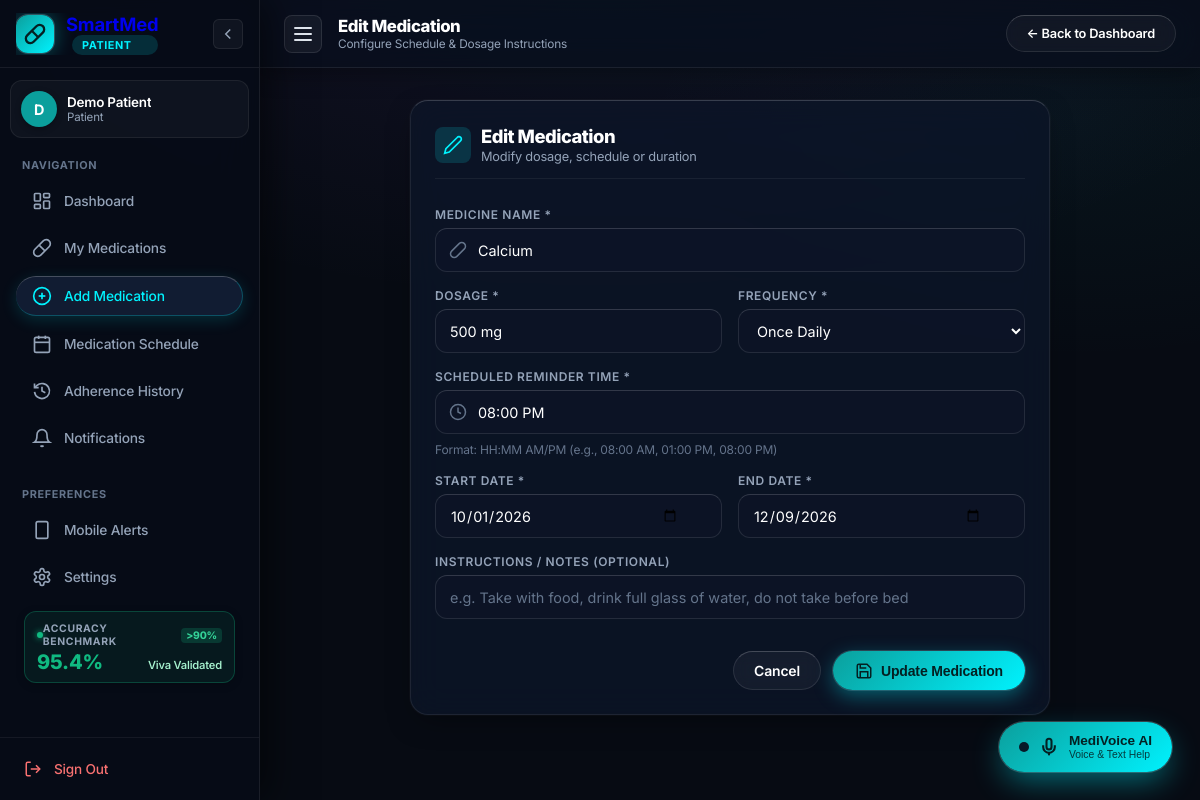
/medications/edit/3 (signed in), run on the app's committed database.
### tables this page shows
CREATE TABLE medications (
            id INTEGER PRIMARY KEY AUTOINCREMENT,
            patient_id INTEGER NOT NULL,
            medicine_name TEXT NOT NULL,
            dosage TEXT NOT NULL,
            frequency TEXT NOT NULL,
            scheduled_time TEXT NOT NULL,
            start_date TEXT NOT NULL,
            end_date TEXT NOT NULL, instructions TEXT DEFAULT '',
            FOREIGN KEY (patient_id) REFERENCES users(id) ON DELETE CASCADE
        );

### app.py (the view, shortened to what this page needs)
@app.route("/medications/edit/<int:med_id>", methods=["GET", "POST"])
def edit_medication(med_id):
    if "user_id" not in session:
        return redirect(url_for("login"))
    patient_id = session["user_id"]
    conn = get_db()
    cursor = conn.cursor()
    cursor.execute("SELECT * FROM medications WHERE id = ? AND patient_id = ?", (med_id, patient_id))
    medication = cursor.fetchone()
    if not medication:
        conn.close()
        flash("Medication not found or unauthorized.", "error")
        return redirect(url_for("patient_dashboard"))
    conn.close()
    return render_template("add_medicine.html", medication=medication, is_edit=True)

### app.py (called while the page is built)
def get_db():
    conn = sqlite3.connect(DATABASE_PATH)
    conn.row_factory = sqlite3.Row
    return conn

    def __call__(self, environ, start_response):
        path_info = environ.get('PATH_INFO', '')
        if path_info.startswith('/api/index'):
            subpath = path_info[len('/api/index'):]
            if not subpath or subpath == '/':
                environ['PATH_INFO'] = '/'
            else:
                environ['PATH_INFO'] = subpath if subpath.startswith('/') else ('/' + subpath)
        return self.wsgi_app(environ, start_response)

### templates/add_medicine.html (shortened to what this page needs)
<!DOCTYPE html>
<html lang="en">
<head>
  <link rel="stylesheet" href="{{ url_for('static', filename='css/style.css') }}">
</head>
<body class="app-layout">
  {% set active_page = 'add_medication' %}
  {% include 'sidebar_partial.html' %}
  <div class="app-main-wrapper">
    <header class="app-topbar">
      <div class="topbar-left">
        <button type="button" class="hamburger-btn" id="sidebarHamburgerBtn" onclick="toggleSidebar()" aria-label="Toggle Navigation Sidebar" title="Toggle Sidebar">
          <span class="hamburger-line"></span>
          <span class="hamburger-line"></span>
          <span class="hamburger-line"></span>
        </button>
        <div class="topbar-page-info">
          <h2 class="topbar-title">{{ 'Edit Medication' if is_edit else 'Add New Prescription' }}</h2>
          <span class="topbar-subtitle">Configure Schedule &amp; Dosage Instructions</span>
        </div>
      </div>
      <div class="topbar-right">
        <a href="{{ url_for('patient_dashboard') }}" class="btn-secondary" style="padding:6px 14px; font-size:0.8rem;">
          ← Back to Dashboard
        </a>
      </div>
    </header>
    <main class="main-content">
    <div class="form-card section-card">
      <div class="section-header">
        <div class="section-title-box">
          <div style="width:36px; height:36px; border-radius:8px; background:rgba(0, 242, 254, 0.15); display:flex; align-items:center; justify-content:center; color:var(--cyan-accent);">
            {% if is_edit %}
              <svg width="20" height="20" viewBox="0 0 24 24" fill="none" stroke="currentColor" stroke-width="2"><path d="M17 3a2.85 2.83 0 1 1 4 4L7.5 20.5 2 22l1.5-5.5Z"/></svg>
            {% else %}
              <svg width="20" height="20" viewBox="0 0 24 24" fill="none" stroke="currentColor" stroke-width="2"><line x1="12" y1="5" x2="12" y2="19"/><line x1="5" y1="12" x2="19" y2="12"/></svg>
            {% endif %}
          </div>
          <div>
            <h2 class="section-title">{{ 'Edit Medication' if is_edit else 'Add New Medication' }}</h2>
            <p style="font-size:0.8rem; color:var(--text-muted); margin-top:2px;">
              {{ 'Modify dosage, schedule or duration' if is_edit else 'Configure a prescription schedule to receive reminders' }}
            </p>
          </div>
        </div>
      </div>
      <form action="{{ url_for('edit_medication', med_id=medication.id) if is_edit else url_for('add_medication') }}" method="POST" class="auth-form" style="margin-top:10px;">
        <div class="form-group">
          <label class="form-label" for="medicine_name">Medicine Name *</label>
          <div class="input-container">
            <svg class="input-icon-left" viewBox="0 0 24 24" fill="none" stroke="currentColor" stroke-width="2">
              <path d="m10.5 20.5 10-10a4.95 4.95 0 1 0-7-7l-10 10a4.95 4.95 0 1 0 7 7Z"/>
            </svg>
            <input type="text" id="medicine_name" name="medicine_name" class="auth-input" placeholder="e.g. Paracetamol, Amoxicillin, Metformin"
                   value="{{ medication.medicine_name if medication else (form_data.medicine_name if form_data else '') }}" required>
          </div>
        </div>
        <div class="form-grid-2">
          <div class="form-group">
            <label class="form-label" for="dosage">Dosage *</label>
            <div class="input-container">
              <input type="text" id="dosage" name="dosage" class="auth-input no-left-icon" placeholder="e.g. 500 mg, 1 Tablet, 10 ml"
                     value="{{ medication.dosage if medication else (form_data.dosage if form_data else '') }}" required>
            </div>
          </div>
          <div class="form-group">
            <label class="form-label" for="frequency">Frequency *</label>
            <div class="input-container">
              <select id="frequency" name="frequency" class="auth-input no-left-icon" style="background:var(--input-bg); color:var(--text-main);" required>
                {% set curr_freq = medication.frequency if medication else (form_data.frequency if form_data else 'Once Daily') %}
                <option value="Once Daily" {% if curr_freq == 'Once Daily' %}selected{% endif %}>Once Daily</option>
              </select>
            </div>
          </div>
        </div>
        <div class="form-group">
          <label class="form-label" for="scheduled_time">Scheduled Reminder Time *</label>
          <div class="input-container">
            <svg class="input-icon-left" viewBox="0 0 24 24" fill="none" stroke="currentColor" stroke-width="2">
              <circle cx="12" cy="12" r="10"/><polyline points="12 6 12 12 16 14"/>
            </svg>
            <input type="text" id="scheduled_time" name="scheduled_time" class="auth-input" placeholder="e.g. 08:00 AM or 01:00 PM"
                   value="{{ medication.scheduled_time if medication else (form_data.scheduled_time if form_data else '08:00 AM') }}" required>
          </div>
          <span style="font-size:0.75rem; color:var(--text-dim); margin-top:2px;">Format: HH:MM AM/PM (e.g., 08:00 AM, 01:00 PM, 08:00 PM)</span>
        </div>
        <div class="form-grid-2">
          <div class="form-group">
            <label class="form-label" for="start_date">Start Date *</label>
            <div class="input-container">
              <input type="date" id="start_date" name="start_date" class="auth-input no-left-icon"
                     value="{{ medication.start_date if medication else (form_data.start_date if form_data else default_start) }}" required>
            </div>
          </div>
          <div class="form-group">
            <label class="form-label" for="end_date">End Date *</label>
            <div class="input-container">
              <input type="date" id="end_date" name="end_date" class="auth-input no-left-icon"
                     value="{{ medication.end_date if medication else (form_data.end_date if form_data else default_end) }}" required>
            </div>
          </div>
        </div>
        <div class="form-group">
          <label class="form-label" for="instructions">Instructions / Notes (Optional)</label>
          <div class="input-container">
            <input type="text" id="instructions" name="instructions" class="auth-input no-left-icon"
                   placeholder="e.g. Take with food, drink full glass of water, do not take before bed"
                   value="{{ medication.instructions if medication else (form_data.instructions if form_data else '') }}">
          </div>
        </div>
        <div style="display:flex; justify-content:flex-end; gap:12px; margin-top:16px;">
          <a href="{{ url_for('patient_dashboard') }}" class="btn-secondary">Cancel</a>
          <button type="submit" class="btn-cta">
            <svg width="18" height="18" viewBox="0 0 24 24" fill="none" stroke="currentColor" stroke-width="2"><path d="M19 21H5a2 2 0 0 1-2-2V5a2 2 0 0 1 2-2h11l5 5v11a2 2 0 0 1-2 2z"/><polyline points="17 21 17 13 7 13 7 21"/><polyline points="7 3 7 8 15 8"/></svg>
            <span>{{ 'Update Medication' if is_edit else 'Save Medication' }}</span>
          </button>
        </div>
      </form>
    </div>
  </main>
  </div>
  {% include 'medivoice_widget.html' %}
</body>
</html>

### data on the page
medications: medicine_name "Calcium", dosage "500 mg", frequency "Once Daily", scheduled_time "08:00 PM", start_date "10/01/2026", end_date "12/09/2026"

### other printed values
{{ (session.get('user_name') or 'U')[0] | upper }} "D"
{{ session.get('user_name', 'Authorized User') }} "Demo Patient"
{{ session.get('role', 'patient') | capitalize }} "Patient"
{{ 'Edit Medication' if is_edit else 'Add New Prescription' }} "Edit Medication"
{{ 'Edit Medication' if is_edit else 'Add New Medication' }} "Edit Medication"
{{ 'Update Medication' if is_edit else 'Save Medication' }} "Update Medication"
